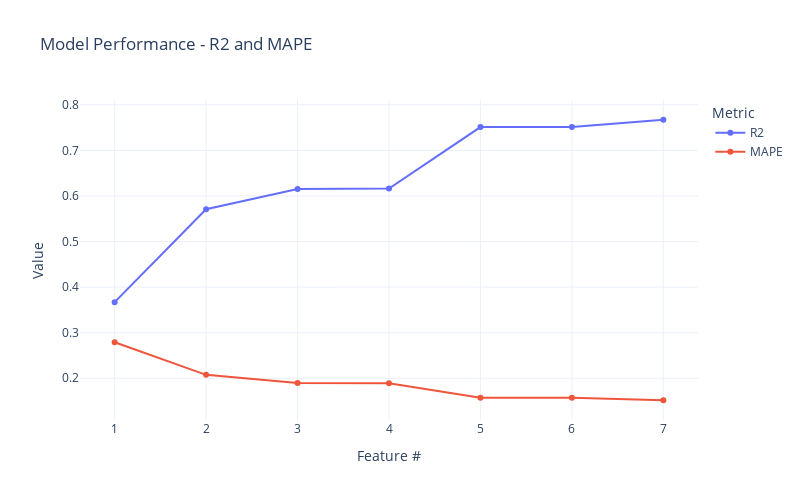
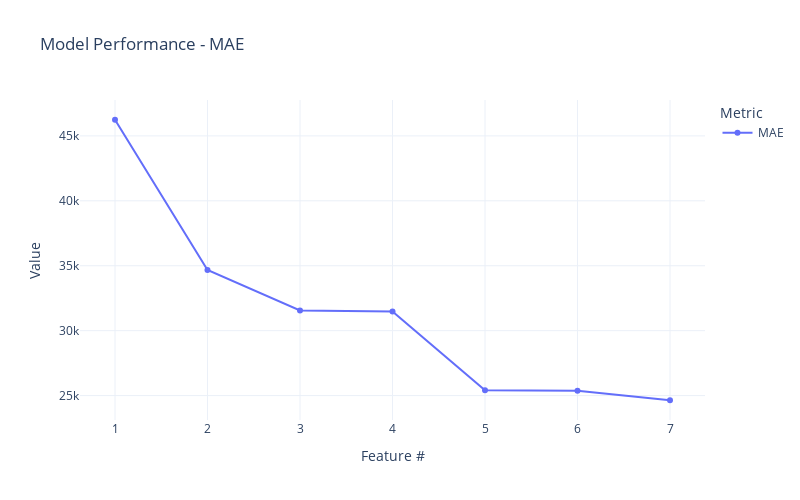
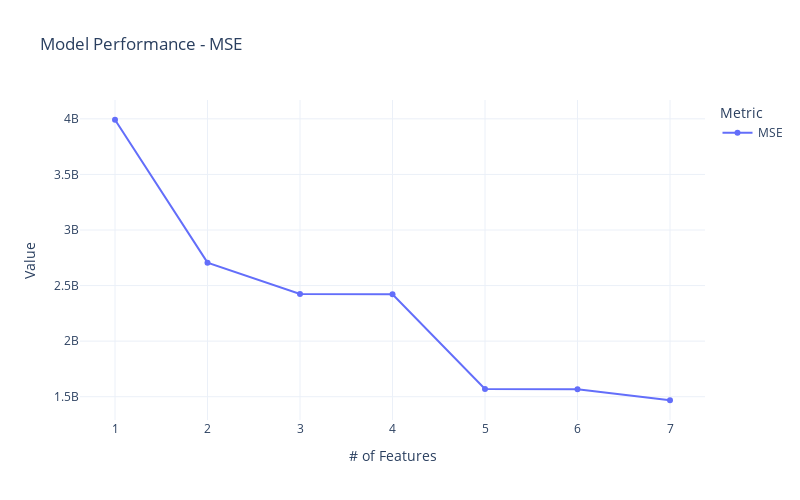

Notebook code for these charts, in order:
### Code cell
import plotly.express as px

# Reshape the DataFrame from wide to long format
df_long = results_df.reset_index().melt(id_vars=['index'], 
                               var_name='Metric', 
                               value_name='Value')

# Create separate figures for different scales
# Figure 1: R2 and MAPE
fig1 = px.line(
    df_long[df_long['Metric'].isin(['R2', 'MAPE'])],
    x='index',
    y='Value',
    color='Metric',
    title='Model Performance - R2 and MAPE',
    markers=True
)

fig1.update_layout(
    width=800,
    height=500,
    xaxis_title='Feature #',
    yaxis_title='Value',
    template='plotly_white',
    legend_title='Metric'
)

# Figure 2: MAE
fig2 = px.line(
    df_long[df_long['Metric'] == 'MAE'],
    x='index',
    y='Value',
    color='Metric',
    title='Model Performance - MAE',
    markers=True
)

fig2.update_layout(
    width=800,
    height=500,
    xaxis_title='Feature #',
    yaxis_title='Value',
    template='plotly_white',
    legend_title='Metric'
)

# Figure 3: MSE
fig3 = px.line(
    df_long[df_long['Metric'] == 'MSE'],
    x='index',
    y='Value',
    color='Metric',
    title='Model Performance - MSE',
    markers=True
)

fig3.update_layout(
    width=800,
    height=500,
    xaxis_title='# of Features',
    yaxis_title='Value',
    template='plotly_white',
    legend_title='Metric'
)

# Display all figures
fig1.show()
fig2.show()
fig3.show()

### Figure 1 — Plotly figure (JSON) as saved in the notebook; plotly's stock layout.template omitted (floating-point values rounded to 4 significant figures)
{"data": [{"hovertemplate": "Metric=R2<br>index=%{x}<br>Value=%{y}<extra></extra>", "legendgroup": "R2", "line": {"color": "#636efa", "dash": "solid"}, "marker": {"symbol": "circle"}, "mode": "lines+markers", "name": "R2", "orientation": "v", "showlegend": true, "type": "scatter", "x": [1, 2, 3, 4, 5, 6, 7], "xaxis": "x", "y": [0.3671, 0.5709, 0.6155, 0.6161, 0.7511, 0.7514, 0.7672], "yaxis": "y"}, {"hovertemplate": "Metric=MAPE<br>index=%{x}<br>Value=%{y}<extra></extra>", "legendgroup": "MAPE", "line": {"color": "#EF553B", "dash": "solid"}, "marker": {"symbol": "circle"}, "mode": "lines+markers", "name": "MAPE", "orientation": "v", "showlegend": true, "type": "scatter", "x": [1, 2, 3, 4, 5, 6, 7], "xaxis": "x", "y": [0.2789, 0.2076, 0.1894, 0.1889, 0.1573, 0.1571, 0.1518], "yaxis": "y"}], "layout": {"height": 500, "legend": {"title": {"text": "Metric"}, "tracegroupgap": 0}, "title": {"text": "Model Performance - R2 and MAPE"}, "width": 800, "xaxis": {"anchor": "y", "domain": [0, 1], "title": {"text": "Feature #"}}, "yaxis": {"anchor": "x", "domain": [0, 1], "title": {"text": "Value"}}}}

### Figure 2 — Plotly figure (JSON) as saved in the notebook; plotly's stock layout.template omitted (floating-point values rounded to 4 significant figures)
{"data": [{"hovertemplate": "Metric=MAE<br>index=%{x}<br>Value=%{y}<extra></extra>", "legendgroup": "MAE", "line": {"color": "#636efa", "dash": "solid"}, "marker": {"symbol": "circle"}, "mode": "lines+markers", "name": "MAE", "orientation": "v", "showlegend": true, "type": "scatter", "x": [1, 2, 3, 4, 5, 6, 7], "xaxis": "x", "y": [46240.0, 34670.0, 31550.0, 31470.0, 25410.0, 25380.0, 24640.0], "yaxis": "y"}], "layout": {"height": 500, "legend": {"title": {"text": "Metric"}, "tracegroupgap": 0}, "title": {"text": "Model Performance - MAE"}, "width": 800, "xaxis": {"anchor": "y", "domain": [0, 1], "title": {"text": "Feature #"}}, "yaxis": {"anchor": "x", "domain": [0, 1], "title": {"text": "Value"}}}}

### Figure 3 — Plotly figure (JSON) as saved in the notebook; plotly's stock layout.template omitted (floating-point values rounded to 4 significant figures)
{"data": [{"hovertemplate": "Metric=MSE<br>index=%{x}<br>Value=%{y}<extra></extra>", "legendgroup": "MSE", "line": {"color": "#636efa", "dash": "solid"}, "marker": {"symbol": "circle"}, "mode": "lines+markers", "name": "MSE", "orientation": "v", "showlegend": true, "type": "scatter", "x": [1, 2, 3, 4, 5, 6, 7], "xaxis": "x", "y": [3992000000.0, 2706000000.0, 2425000000.0, 2421000000.0, 1570000000.0, 1568000000.0, 1468000000.0], "yaxis": "y"}], "layout": {"height": 500, "legend": {"title": {"text": "Metric"}, "tracegroupgap": 0}, "title": {"text": "Model Performance - MSE"}, "width": 800, "xaxis": {"anchor": "y", "domain": [0, 1], "title": {"text": "# of Features"}}, "yaxis": {"anchor": "x", "domain": [0, 1], "title": {"text": "Value"}}}}
